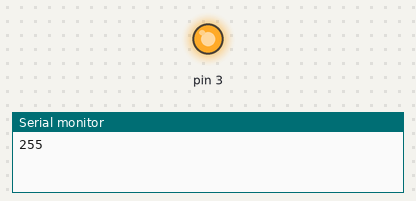
Recording of a sketch running on a simulated Arduino Uno, built with avr-gcc and run on an emulated ATmega328P. Parts: output pins drawn as LEDs (lit = HIGH), the last lines printed to the serial monitor.

Above: at 0.05 s.
At 26.45 s:
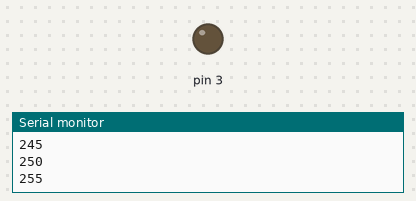
Timing chart, 0 to 34.5 s (numbered marks = the images above):
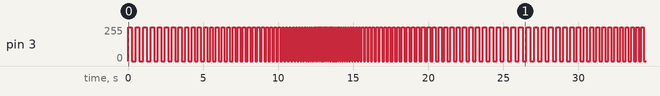

Measured:
- by itself, pin 3: moves between 0/255 and 255/255, repeating every 26.5 s

The sketch:

blinkfade.ino
```cpp
void setup() {
  // put your setup code here, to run once:
Serial.begin(9600);
pinMode(3, OUTPUT);
}

void loop() {
  // put your main code here, to run repeatedly:
for(int blinkValue = 255; blinkValue >= 0; blinkValue -=5){
    Serial.println(blinkValue);
    digitalWrite(3, HIGH);
    delay(blinkValue);
    digitalWrite(3, LOW);
    delay(blinkValue);
}
for(int blinkValue = 0; blinkValue <= 255; blinkValue +=5){
    Serial.println(blinkValue);
    digitalWrite(3, HIGH);
    delay(blinkValue);
    digitalWrite(3, LOW);
    delay(blinkValue);
}

}
```
